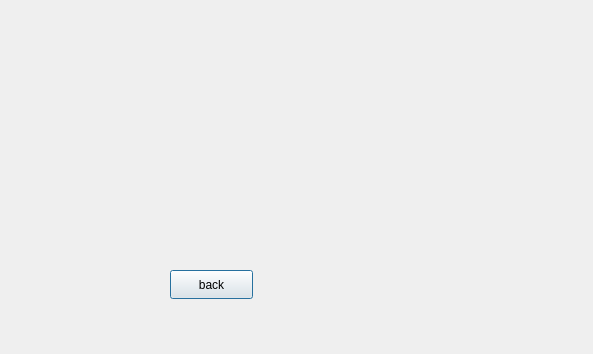
<?xml version="1.0" encoding="UTF-8"?>
<ui version="4.0">
 <class>createAccount</class>
 <widget class="QDialog" name="createAccount">
  <property name="geometry">
   <rect>
    <x>0</x>
    <y>0</y>
    <width>593</width>
    <height>354</height>
   </rect>
  </property>
  <property name="windowTitle">
   <string>Dialog</string>
  </property>
  <widget class="QPushButton" name="pushButton">
   <property name="geometry">
    <rect>
     <x>170</x>
     <y>270</y>
     <width>83</width>
     <height>29</height>
    </rect>
   </property>
   <property name="text">
    <string>back</string>
   </property>
  </widget>
 </widget>
 <resources/>
 <connections/>
</ui>
